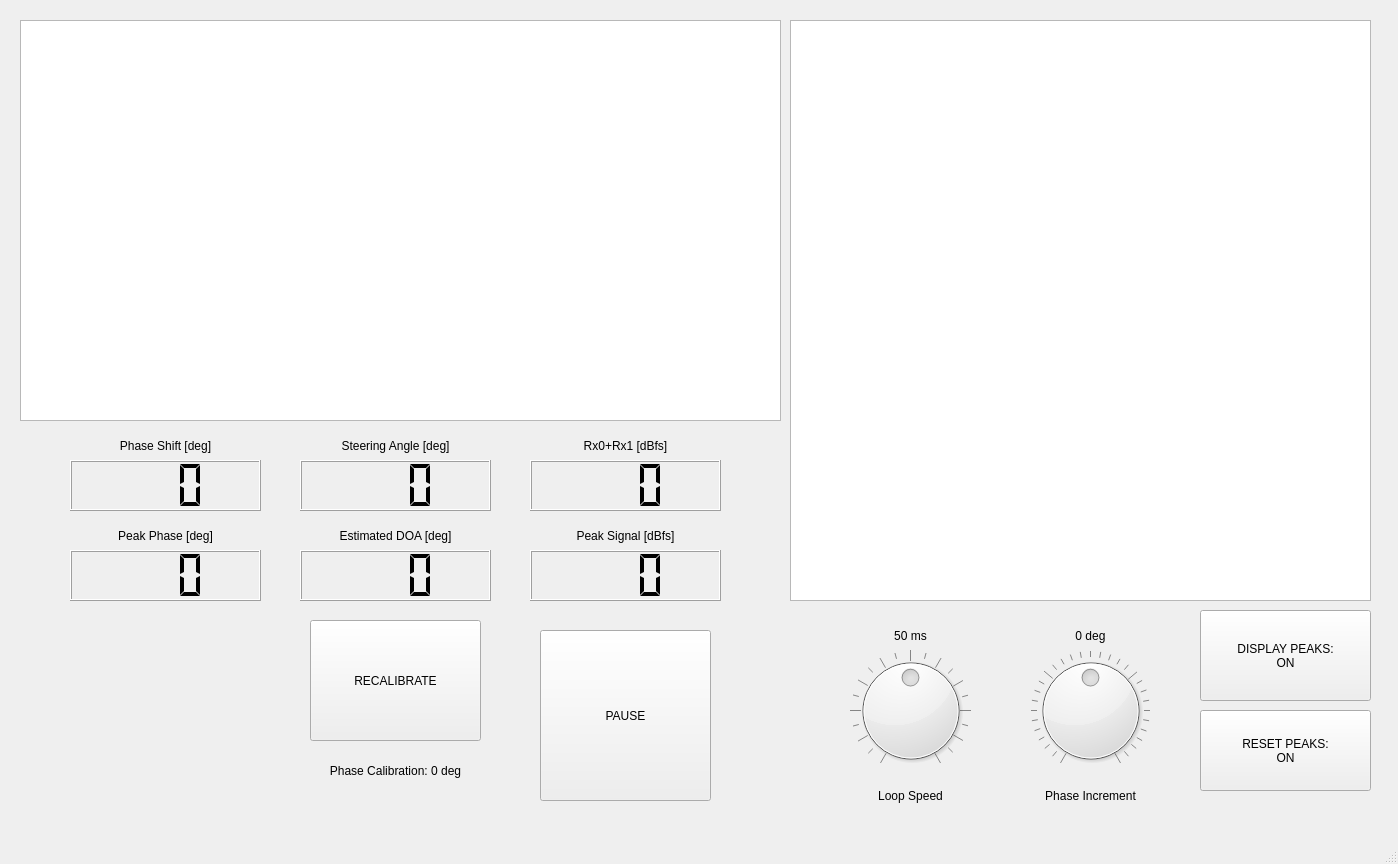
<?xml version="1.0" encoding="UTF-8"?>
<ui version="4.0">
 <class>MainWindow</class>
 <widget class="QMainWindow" name="MainWindow">
  <property name="geometry">
   <rect>
    <x>0</x>
    <y>0</y>
    <width>1398</width>
    <height>864</height>
   </rect>
  </property>
  <property name="windowTitle">
   <string>MainWindow</string>
  </property>
  <widget class="QWidget" name="centralwidget">
   <widget class="QLabel" name="labelPhaseCal">
    <property name="geometry">
     <rect>
      <x>290</x>
      <y>750</y>
      <width>211</width>
      <height>41</height>
     </rect>
    </property>
    <property name="text">
     <string>Phase Calibration: 0 deg</string>
    </property>
    <property name="alignment">
     <set>Qt::AlignCenter</set>
    </property>
   </widget>
   <widget class="GraphicsLayoutWidget" name="winFFT">
    <property name="geometry">
     <rect>
      <x>20</x>
      <y>20</y>
      <width>761</width>
      <height>401</height>
     </rect>
    </property>
   </widget>
   <widget class="QPushButton" name="toggleTrackerButton">
    <property name="geometry">
     <rect>
      <x>540</x>
      <y>630</y>
      <width>171</width>
      <height>171</height>
     </rect>
    </property>
    <property name="text">
     <string>PAUSE</string>
    </property>
   </widget>
   <widget class="QLabel" name="labelPhaseIncrement">
    <property name="enabled">
     <bool>true</bool>
    </property>
    <property name="geometry">
     <rect>
      <x>1000</x>
      <y>620</y>
      <width>181</width>
      <height>31</height>
     </rect>
    </property>
    <property name="text">
     <string>0 deg</string>
    </property>
    <property name="alignment">
     <set>Qt::AlignCenter</set>
    </property>
    <property name="indent">
     <number>7</number>
    </property>
   </widget>
   <widget class="GraphicsLayoutWidget" name="trackerView">
    <property name="geometry">
     <rect>
      <x>790</x>
      <y>20</y>
      <width>581</width>
      <height>581</height>
     </rect>
    </property>
   </widget>
   <widget class="QDial" name="dialPhaseIncrement">
    <property name="geometry">
     <rect>
      <x>1030</x>
      <y>650</y>
      <width>121</width>
      <height>121</height>
     </rect>
    </property>
    <property name="acceptDrops">
     <bool>false</bool>
    </property>
    <property name="minimum">
     <number>-15</number>
    </property>
    <property name="maximum">
     <number>15</number>
    </property>
    <property name="notchTarget">
     <double>5.000000000000000</double>
    </property>
    <property name="notchesVisible">
     <bool>true</bool>
    </property>
   </widget>
   <widget class="QLabel" name="labelSpeed">
    <property name="geometry">
     <rect>
      <x>840</x>
      <y>620</y>
      <width>141</width>
      <height>31</height>
     </rect>
    </property>
    <property name="text">
     <string>50 ms</string>
    </property>
    <property name="alignment">
     <set>Qt::AlignCenter</set>
    </property>
   </widget>
   <widget class="QLabel" name="staticLabelSpeed">
    <property name="geometry">
     <rect>
      <x>830</x>
      <y>780</y>
      <width>161</width>
      <height>31</height>
     </rect>
    </property>
    <property name="text">
     <string>Loop Speed</string>
    </property>
    <property name="alignment">
     <set>Qt::AlignCenter</set>
    </property>
   </widget>
   <widget class="QLabel" name="staticLabelPhaseIncrement">
    <property name="geometry">
     <rect>
      <x>990</x>
      <y>780</y>
      <width>201</width>
      <height>31</height>
     </rect>
    </property>
    <property name="text">
     <string>Phase Increment</string>
    </property>
    <property name="textFormat">
     <enum>Qt::PlainText</enum>
    </property>
    <property name="scaledContents">
     <bool>false</bool>
    </property>
    <property name="alignment">
     <set>Qt::AlignCenter</set>
    </property>
   </widget>
   <widget class="GraphicsLayoutWidget" name="winRADAR">
    <property name="geometry">
     <rect>
      <x>790</x>
      <y>20</y>
      <width>581</width>
      <height>581</height>
     </rect>
    </property>
   </widget>
   <widget class="QDial" name="speedDial">
    <property name="geometry">
     <rect>
      <x>850</x>
      <y>650</y>
      <width>121</width>
      <height>121</height>
     </rect>
    </property>
    <property name="maximum">
     <number>100</number>
    </property>
    <property name="value">
     <number>50</number>
    </property>
    <property name="notchTarget">
     <double>5.000000000000000</double>
    </property>
    <property name="notchesVisible">
     <bool>true</bool>
    </property>
   </widget>
   <widget class="QPushButton" name="buttonDisplayPeaks">
    <property name="geometry">
     <rect>
      <x>1200</x>
      <y>610</y>
      <width>171</width>
      <height>91</height>
     </rect>
    </property>
    <property name="acceptDrops">
     <bool>false</bool>
    </property>
    <property name="layoutDirection">
     <enum>Qt::LeftToRight</enum>
    </property>
    <property name="autoFillBackground">
     <bool>false</bool>
    </property>
    <property name="text">
     <string>DISPLAY PEAKS: 
ON</string>
    </property>
   </widget>
   <widget class="QLCDNumber" name="lcdPhase">
    <property name="geometry">
     <rect>
      <x>70</x>
      <y>460</y>
      <width>191</width>
      <height>51</height>
     </rect>
    </property>
    <property name="font">
     <font>
      <pointsize>10</pointsize>
     </font>
    </property>
    <property name="smallDecimalPoint">
     <bool>false</bool>
    </property>
    <property name="digitCount">
     <number>3</number>
    </property>
    <property name="segmentStyle">
     <enum>QLCDNumber::Flat</enum>
    </property>
   </widget>
   <widget class="QLabel" name="labelPhaseLCD">
    <property name="geometry">
     <rect>
      <x>70</x>
      <y>430</y>
      <width>191</width>
      <height>31</height>
     </rect>
    </property>
    <property name="text">
     <string>Phase Shift [deg]</string>
    </property>
    <property name="alignment">
     <set>Qt::AlignCenter</set>
    </property>
   </widget>
   <widget class="QLCDNumber" name="lcdSteering">
    <property name="geometry">
     <rect>
      <x>300</x>
      <y>460</y>
      <width>191</width>
      <height>51</height>
     </rect>
    </property>
    <property name="font">
     <font>
      <pointsize>10</pointsize>
     </font>
    </property>
    <property name="smallDecimalPoint">
     <bool>false</bool>
    </property>
    <property name="digitCount">
     <number>3</number>
    </property>
    <property name="segmentStyle">
     <enum>QLCDNumber::Flat</enum>
    </property>
   </widget>
   <widget class="QLCDNumber" name="lcdSignal">
    <property name="geometry">
     <rect>
      <x>530</x>
      <y>460</y>
      <width>191</width>
      <height>51</height>
     </rect>
    </property>
    <property name="font">
     <font>
      <pointsize>10</pointsize>
     </font>
    </property>
    <property name="smallDecimalPoint">
     <bool>false</bool>
    </property>
    <property name="digitCount">
     <number>3</number>
    </property>
    <property name="segmentStyle">
     <enum>QLCDNumber::Flat</enum>
    </property>
   </widget>
   <widget class="QLabel" name="labelSteeringLCD">
    <property name="geometry">
     <rect>
      <x>300</x>
      <y>430</y>
      <width>191</width>
      <height>31</height>
     </rect>
    </property>
    <property name="text">
     <string>Steering Angle [deg]</string>
    </property>
    <property name="alignment">
     <set>Qt::AlignCenter</set>
    </property>
   </widget>
   <widget class="QLabel" name="labelSignalLCD">
    <property name="geometry">
     <rect>
      <x>530</x>
      <y>430</y>
      <width>191</width>
      <height>31</height>
     </rect>
    </property>
    <property name="text">
     <string>Rx0+Rx1 [dBfs]</string>
    </property>
    <property name="alignment">
     <set>Qt::AlignCenter</set>
    </property>
   </widget>
   <widget class="QLabel" name="labelPeakSignalLCD">
    <property name="geometry">
     <rect>
      <x>530</x>
      <y>520</y>
      <width>191</width>
      <height>31</height>
     </rect>
    </property>
    <property name="text">
     <string>Peak Signal [dBfs]</string>
    </property>
    <property name="alignment">
     <set>Qt::AlignCenter</set>
    </property>
   </widget>
   <widget class="QLabel" name="labelPeakPhaseLCD">
    <property name="geometry">
     <rect>
      <x>70</x>
      <y>520</y>
      <width>191</width>
      <height>31</height>
     </rect>
    </property>
    <property name="text">
     <string>Peak Phase [deg]</string>
    </property>
    <property name="alignment">
     <set>Qt::AlignCenter</set>
    </property>
   </widget>
   <widget class="QLCDNumber" name="lcdPeakSignal">
    <property name="geometry">
     <rect>
      <x>530</x>
      <y>550</y>
      <width>191</width>
      <height>51</height>
     </rect>
    </property>
    <property name="font">
     <font>
      <pointsize>10</pointsize>
     </font>
    </property>
    <property name="smallDecimalPoint">
     <bool>false</bool>
    </property>
    <property name="digitCount">
     <number>3</number>
    </property>
    <property name="segmentStyle">
     <enum>QLCDNumber::Flat</enum>
    </property>
   </widget>
   <widget class="QLabel" name="labelPeakSteeringLCD">
    <property name="geometry">
     <rect>
      <x>300</x>
      <y>520</y>
      <width>191</width>
      <height>31</height>
     </rect>
    </property>
    <property name="text">
     <string>Estimated DOA [deg]</string>
    </property>
    <property name="alignment">
     <set>Qt::AlignCenter</set>
    </property>
   </widget>
   <widget class="QLCDNumber" name="lcdPeakSteering">
    <property name="geometry">
     <rect>
      <x>300</x>
      <y>550</y>
      <width>191</width>
      <height>51</height>
     </rect>
    </property>
    <property name="font">
     <font>
      <pointsize>10</pointsize>
     </font>
    </property>
    <property name="smallDecimalPoint">
     <bool>false</bool>
    </property>
    <property name="digitCount">
     <number>3</number>
    </property>
    <property name="segmentStyle">
     <enum>QLCDNumber::Flat</enum>
    </property>
   </widget>
   <widget class="QLCDNumber" name="lcdPeakPhase">
    <property name="geometry">
     <rect>
      <x>70</x>
      <y>550</y>
      <width>191</width>
      <height>51</height>
     </rect>
    </property>
    <property name="font">
     <font>
      <pointsize>10</pointsize>
     </font>
    </property>
    <property name="smallDecimalPoint">
     <bool>false</bool>
    </property>
    <property name="digitCount">
     <number>3</number>
    </property>
    <property name="segmentStyle">
     <enum>QLCDNumber::Flat</enum>
    </property>
   </widget>
   <widget class="QPushButton" name="buttonResetPeaks">
    <property name="geometry">
     <rect>
      <x>1200</x>
      <y>710</y>
      <width>171</width>
      <height>81</height>
     </rect>
    </property>
    <property name="acceptDrops">
     <bool>false</bool>
    </property>
    <property name="layoutDirection">
     <enum>Qt::LeftToRight</enum>
    </property>
    <property name="autoFillBackground">
     <bool>false</bool>
    </property>
    <property name="text">
     <string>RESET PEAKS: 
ON</string>
    </property>
   </widget>
   <widget class="QPushButton" name="pushButton">
    <property name="geometry">
     <rect>
      <x>310</x>
      <y>620</y>
      <width>171</width>
      <height>121</height>
     </rect>
    </property>
    <property name="text">
     <string>RECALIBRATE</string>
    </property>
   </widget>
  </widget>
  <widget class="QMenuBar" name="menubar">
   <property name="geometry">
    <rect>
     <x>0</x>
     <y>0</y>
     <width>1398</width>
     <height>20</height>
    </rect>
   </property>
  </widget>
  <widget class="QStatusBar" name="statusbar"/>
  <action name="actionThis_is_an_option">
   <property name="text">
    <string>This is an option</string>
   </property>
  </action>
  <action name="actionA_second_option">
   <property name="text">
    <string>A second option</string>
   </property>
  </action>
  <action name="actionAnd_so_on">
   <property name="text">
    <string>And so on</string>
   </property>
  </action>
 </widget>
 <customwidgets>
  <customwidget>
   <class>GraphicsLayoutWidget</class>
   <extends>QGraphicsView</extends>
   <header>pyqtgraph</header>
  </customwidget>
 </customwidgets>
 <resources/>
 <connections/>
</ui>
